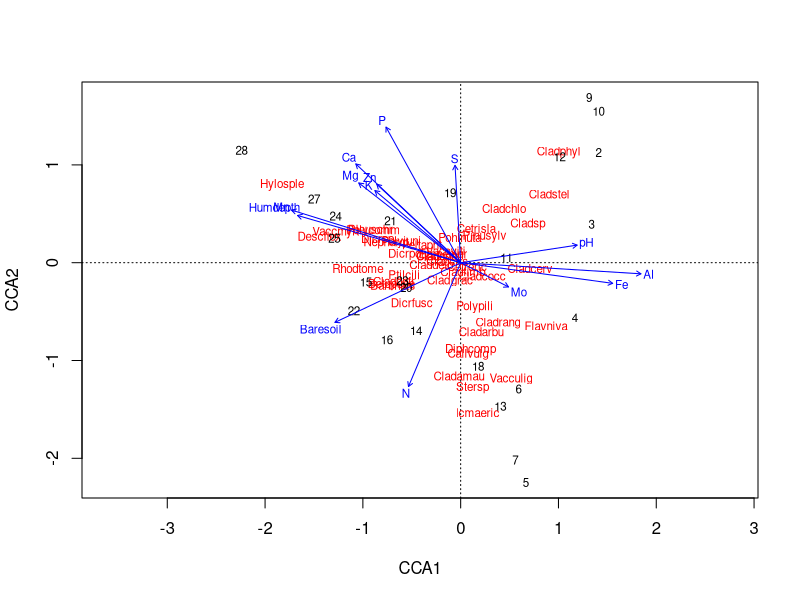
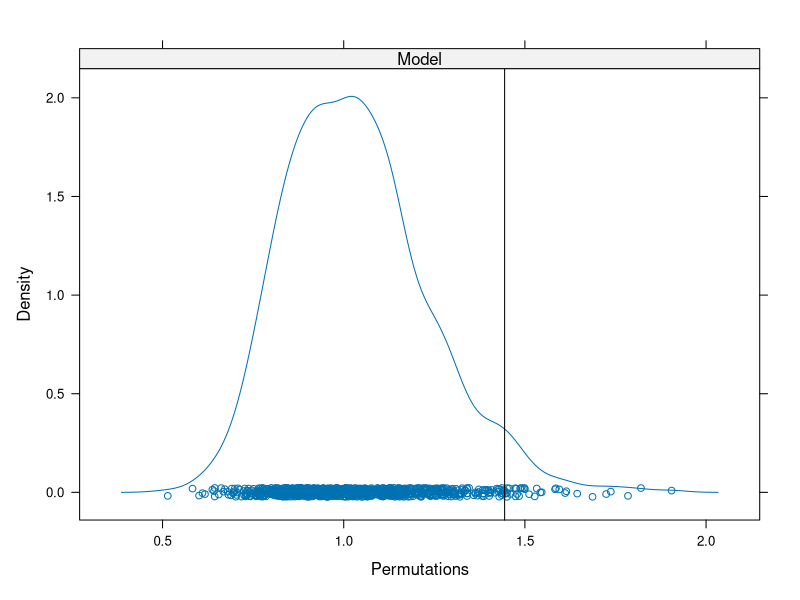
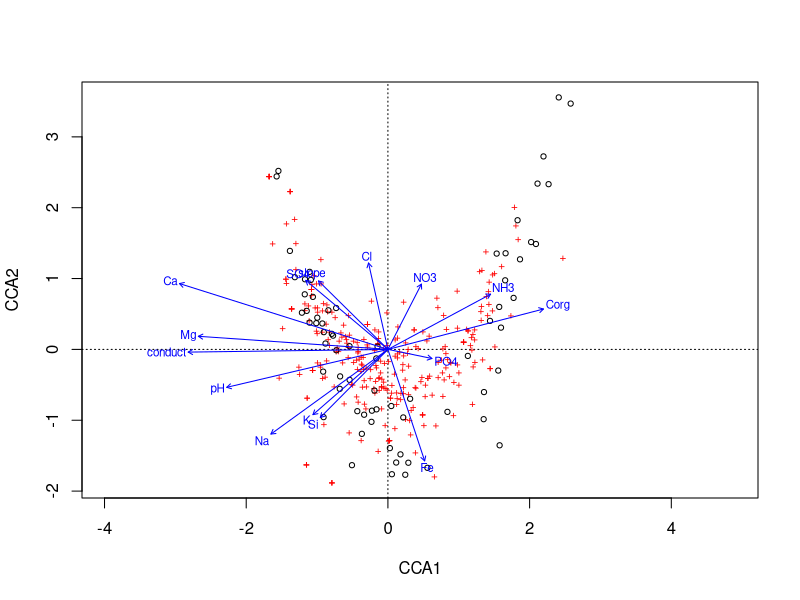
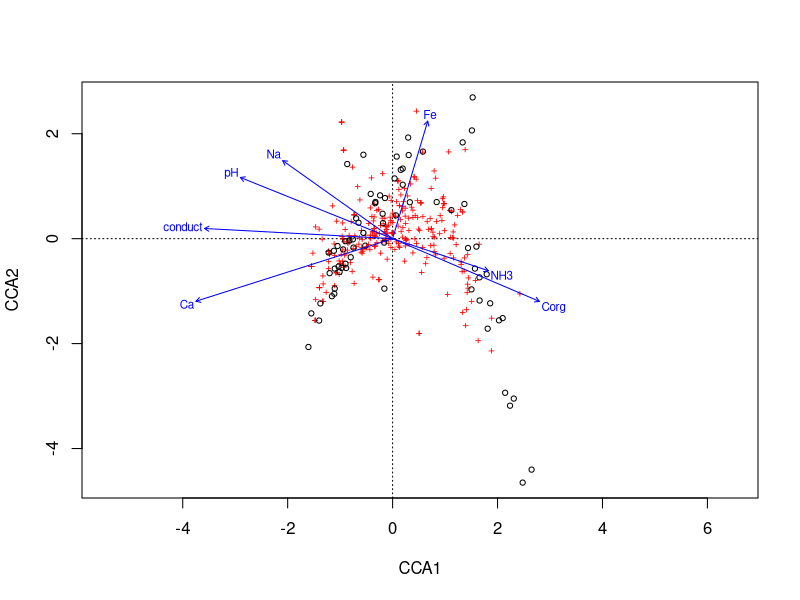
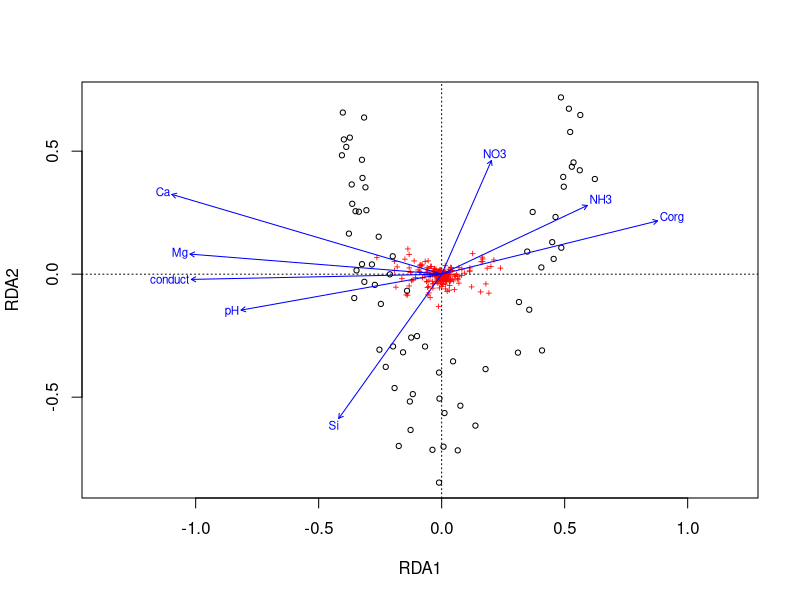

Generate these figures, in order, with R: (Note: this script raises an error after producing the figures.)
## ---- chunk 1
options(htmltools.dir.version = FALSE)
knitr::opts_chunk$set(cache = TRUE, dev = 'svg', echo = TRUE, message = FALSE, warning = FALSE,
                      fig.height=6, fig.width = 1.777777*6)
library("vegan")
library("ggplot2")
data(varespec)
data(varechem)

## plot defaults
theme_set(theme_minimal(base_size = 16, base_family = 'Fira Sans'))
## ---- chunk 2
cca1 <- cca(varespec ~ ., data = varechem)
cca1
## ---- chunk 3
rda1 <- rda(varespec ~ ., data = varechem)
rda1
## ---- chunk 4
eigenvals(cca1)
## ---- chunk 5
library("vegan")
data(varechem, varespec)
## ---- chunk 6
mycca1 <- cca(varespec ~ N + P + K, data = varechem)
mycca1
## ---- chunk 7
ev <- eigenvals(mycca1, model = "constrained")
head(ev)
length(ev)
## ---- chunk 8
str(scores(cca1, choices = 1:4, display = c("species","sites")), max = 1)
head(scores(cca1, choices = 1:2, display = "sites"))
## ---- chunk 9
scores(cca1, choices = 1:2, display = "species", scaling = 3)
## ---- chunk 10
scrs <- scores(mycca1, display = "sites", choices = c(2,3),
               scaling = "sites", hill = TRUE)
head(scrs)
## ---- chunk 11
pcca <- cca(X = varespec,
            Y = varechem[, "Ca", drop = FALSE],
            Z = varechem[, "pH", drop = FALSE])
## ---- chunk 12
pcca <- cca(varespec ~ Ca + Condition(pH), data = varechem) ## easier!
## ---- chunk 13
pcca <- cca(varespec ~ Ca + Condition(pH), data = varechem) ## easier!
pcca
## ---- chunk 14
plot(cca1)
## ---- chunk 15
vare.cca <- cca(varespec ~ Al + P*(K + Baresoil), data = varechem)
vare.cca
## ---- chunk 16
vif.cca(cca1)
## ---- chunk 17
upr <- cca(varespec ~ ., data = varechem)
lwr <- cca(varespec ~ 1, data = varechem)
set.seed(1)
mods <- ordistep(lwr, scope = formula(upr), trace = 0)
## ---- chunk 18
mods
## ---- chunk 19
mods$anova
## ---- chunk 20
mods2 <- step(upr, scope = list(lower = formula(lwr), upper = formula(upr)), trace = 0,
              test = "perm")
mods2
## ---- chunk 21

## ---- chunk 22
RsquareAdj(cca1)
## ---- chunk 23
ordiR2step(lwr, upr, trace = FALSE)
## ---- chunk 24
pstat <- permustats(anova(cca1))
summary(pstat)
## ---- chunk 25

## ---- chunk 26
densityplot(pstat)
## ---- chunk 27
set.seed(42)
(perm <- anova(cca1))
## ---- chunk 28
args(anova.cca)
## ---- chunk 29
set.seed(1)
anova(mods, by = "axis")
## ---- chunk 30
set.seed(5)
anova(mods, by = "terms")
## ---- chunk 31
set.seed(10)
anova(mods, by = "margin")
## ---- chunk 32
## load vegan
library("vegan")

## load the data
spp <- read.csv("data/meadow-spp.csv", header = TRUE, row.names = 1)
env <- read.csv("data/meadow-env.csv", header = TRUE, row.names = 1)
## ---- chunk 33
m1 <- cca(spp ~ ., data = env)
set.seed(32)
anova(m1)
## ---- chunk 34
plot(m1)
## ---- chunk 35

## ---- chunk 36
set.seed(67)
lwr <- cca(spp ~ 1, data = env)
( m2 <- ordistep(lwr, scope = formula(m1), trace = FALSE) )
## ---- chunk 37
plot(m2)
## ---- chunk 38

## ---- chunk 39
m2$anova
## ---- chunk 40
spph <- decostand(spp, method = "hellinger")
m3 <- rda(spph ~ ., data = env)
lwr <- rda(spph ~ 1, data = env)
m4 <- ordistep(lwr, scope = formula(m3),
               trace = FALSE)
## ---- chunk 41
m4
## ---- chunk 42
plot(m4)
## ---- chunk 43

## ---- chunk 44
m5 <- ordiR2step(lwr, scope = formula(m3), trace = FALSE)
m5$anova
## ---- chunk 45
knitr::include_graphics("./resources/cyclic-shifts-figure.png")
## ---- chunk 46
shuffle(10, control = how(within = Within(type = "series")))
## ---- chunk 47
set.seed(4)
h <- how(within = Within(type = "grid",
                         ncol = 3, nrow = 3))
perm <- shuffle(9, control = h)
matrix(perm, ncol = 3)
## ---- chunk 48
knitr::include_graphics("./resources/Toroidal_coord.png")
## ---- chunk 49
knitr::include_graphics("./resources/cyclic-shifts-with-mirror-figure.svg")
## ---- chunk 50
plt <- gl(3, 10)
h <- how(within = Within(type = "series"), plots = Plots(strata = plt))
## ---- chunk 51
args(Within)
args(Plots)
## ---- chunk 52
args(how)
## ---- chunk 53
plt <- gl(3, 10)
h <- how(within = Within(type = "series"),
         plots = Plots(strata = plt))
set.seed(4)
p <- shuffle(30, control = h)
do.call("rbind", split(p, plt)) ## look at perms in context
## ---- chunk 54
plt <- gl(3, 10)
h <- how(within = Within(type = "series", constant = TRUE),
         plots = Plots(strata = plt))
set.seed(4)
p <- shuffle(30, control = h)
do.call("rbind", split(p, plt)) ## look at perms in context
## ---- chunk 55
## load vegan
library("vegan")

## load the data
spp <- read.csv("data/ohraz-spp.csv", header = TRUE, row.names = 1)
env <- read.csv("data/ohraz-env.csv", header = TRUE, row.names = 1)
molinia <- spp[, 1]
spp <- spp[, -1]

## Year as numeric
env <- transform(env, year = as.numeric(as.character(year)))
## ---- chunk 56
c1 <- rda(spp ~ year + year:mowing + year:fertilizer + year:removal + Condition(plotid), data = env)
(h <- how(within = Within(type = "none"), plots = Plots(strata = env$plotid, type = "free")))
## ---- chunk 57
set.seed(42)
anova(c1, permutations = h, model = "reduced")
## ---- chunk 58
set.seed(24)
anova(c1, permutations = h, model = "reduced", by = "axis")
## ---- chunk 59
## load data
crayfish <- head(read.csv("data/crayfish-spp.csv")[, -1], -1)
design <- read.csv("data/crayfish-design.csv", skip = 1)[, -1]

## fixup the names
names(crayfish) <- gsub("\\.", "", names(crayfish))
names(design) <- c("Watershed", "Stream", "Reach", "Run",
                   "Stream.Nested", "ReachNested", "Run.Nested")
## ---- chunk 60
m.pca <- rda(crayfish)
summary(eigenvals(m.pca))
## ---- chunk 61
layout(matrix(1:2, ncol = 2))
biplot(m.pca, type = c("text", "points"), scaling = "species")
set.seed(23)
ev.pca <- envfit(m.pca ~ Watershed, data = design, scaling = "species")
plot(ev.pca, labels = levels(design$Watershed), add = FALSE)
layout(1)
## ---- chunk 62

## ---- chunk 63
m.ws <- rda(crayfish ~ Watershed, data = design)
m.ws
## ---- chunk 64
summary(eigenvals(m.ws, constrained = TRUE))
## ---- chunk 65
set.seed(1)
ctrl <- how(nperm = 499, within = Within(type = "none"),
            plots = with(design, Plots(strata = Stream, type = "free")))
(sig.ws <- anova(m.ws, permutations = ctrl))
## ---- chunk 66
m.str <- rda(crayfish ~ Stream + Condition(Watershed), data = design)
m.str
## ---- chunk 67
summary(eigenvals(m.str, constrained = TRUE))
## ---- chunk 68
set.seed(1)
ctrl <- how(nperm = 499, within = Within(type = "none"),
            plots = with(design, Plots(strata = Reach, type = "free")),
            blocks = with(design, Watershed))
(sig.str <- anova(m.str, permutations = ctrl))
## ---- chunk 69
(m.re <- rda(crayfish ~ Reach + Condition(Stream), data = design))
## ---- chunk 70
set.seed(1)
ctrl <- how(nperm = 499, within = Within(type = "none"),
            plots = with(design, Plots(strata = Run, type = "free")),
            blocks = with(design, Stream))
(sig.re <- anova(m.re, permutations = ctrl))
## ---- chunk 71
(m.run <- rda(crayfish ~ Run + Condition(Reach), data = design))
## ---- chunk 72
set.seed(1)
ctrl <- how(nperm = 499, within = Within(type = "free"),
            blocks = with(design, Reach))
(sig.run <- anova(m.run, permutations = ctrl))
## ---- chunk 73
data(varespec)
     
## Bray-Curtis distances between samples
dis <- vegdist(varespec)
     
## First 16 sites grazed, remaining 8 sites ungrazed
groups <- factor(c(rep(1,16), rep(2,8)), labels = c("grazed","ungrazed"))
     
## Calculate multivariate dispersions
mod <- betadisper(dis, groups)
plot(mod)
## ---- chunk 74
data(dune, dune.env)
adonis2(dune ~ Management*A1, data = dune.env, by = "terms")
## ---- chunk 75
data(dune, dune.env)
adonis2(dune ~ A1*Management, data = dune.env, by = "terms")
## ---- chunk 76
data(dune, dune.env)
adonis2(dune ~ Management*A1, data = dune.env, by = "margin")
## ---- chunk 77
adonis2(dune ~ Management + A1, data = dune.env, by = "margin")
## ---- chunk 78

## ---- chunk 79
data(varespec)
dis <- vegdist(varespec) # Bray-Curtis distances
## First 16 sites grazed, remaining 8 sites ungrazed
groups <- factor(c(rep(1,16), rep(2,8)),
                 labels = c("grazed","ungrazed"))

mod <- betadisper(dis, groups)
mod
## ---- chunk 80
boxplot(mod)
## ---- chunk 81
set.seed(25)
permutest(mod)
## ---- chunk 82
plot(mod)
## ---- chunk 83
set.seed(4)
permutest(mod, pairwise = TRUE)
## ---- chunk 84
head(goodness(mods))
## ---- chunk 85
head(inertcomp(mods, proportional = TRUE))
## ---- chunk 86
spenvcor(mods)
## ---- chunk 87
intersetcor(mods)
